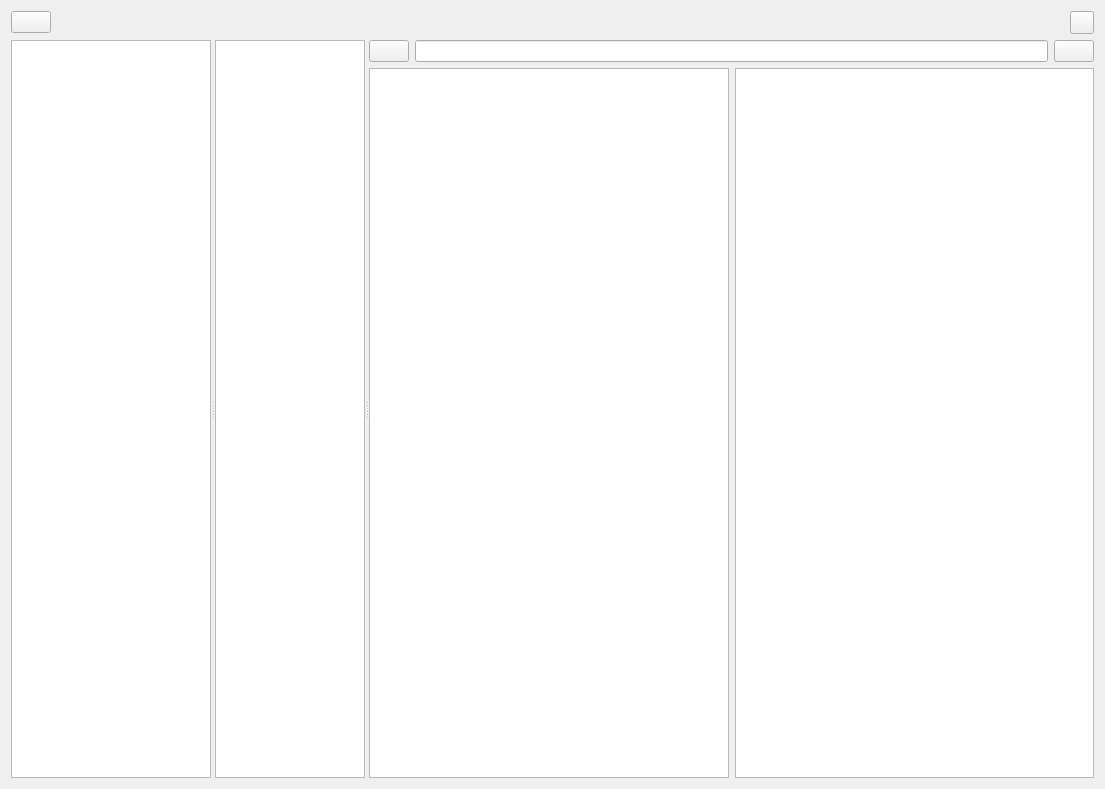
<?xml version="1.0" encoding="UTF-8"?>
<ui version="4.0">
 <class>Form_note</class>
 <widget class="QWidget" name="Form_note">
  <property name="geometry">
   <rect>
    <x>0</x>
    <y>0</y>
    <width>1105</width>
    <height>789</height>
   </rect>
  </property>
  <property name="sizePolicy">
   <sizepolicy hsizetype="Preferred" vsizetype="Preferred">
    <horstretch>0</horstretch>
    <verstretch>0</verstretch>
   </sizepolicy>
  </property>
  <property name="windowTitle">
   <string>笔记</string>
  </property>
  <layout class="QVBoxLayout" name="verticalLayout_2">
   <item>
    <layout class="QHBoxLayout" name="horizontalLayout" stretch="0,1,0">
     <item>
      <widget class="QPushButton" name="pushButton_update">
       <property name="text">
        <string/>
       </property>
       <property name="iconSize">
        <size>
         <width>16</width>
         <height>16</height>
        </size>
       </property>
      </widget>
     </item>
     <item>
      <spacer name="verticalSpacer">
       <property name="orientation">
        <enum>Qt::Horizontal</enum>
       </property>
       <property name="sizeType">
        <enum>QSizePolicy::Minimum</enum>
       </property>
       <property name="sizeHint" stdset="0">
        <size>
         <width>0</width>
         <height>0</height>
        </size>
       </property>
      </spacer>
     </item>
     <item>
      <widget class="QToolButton" name="toolButton_config">
       <property name="text">
        <string/>
       </property>
      </widget>
     </item>
    </layout>
   </item>
   <item>
    <widget class="QSplitter" name="splitter_2">
     <property name="orientation">
      <enum>Qt::Horizontal</enum>
     </property>
     <property name="childrenCollapsible">
      <bool>false</bool>
     </property>
     <widget class="QSplitter" name="splitter">
      <property name="orientation">
       <enum>Qt::Horizontal</enum>
      </property>
      <property name="childrenCollapsible">
       <bool>false</bool>
      </property>
      <widget class="QTreeWidget" name="treeWidget_tree">
       <property name="minimumSize">
        <size>
         <width>10</width>
         <height>0</height>
        </size>
       </property>
       <property name="maximumSize">
        <size>
         <width>200</width>
         <height>16777215</height>
        </size>
       </property>
       <property name="sizeIncrement">
        <size>
         <width>0</width>
         <height>0</height>
        </size>
       </property>
       <property name="baseSize">
        <size>
         <width>0</width>
         <height>0</height>
        </size>
       </property>
       <property name="contextMenuPolicy">
        <enum>Qt::CustomContextMenu</enum>
       </property>
       <attribute name="headerVisible">
        <bool>false</bool>
       </attribute>
       <column>
        <property name="text">
         <string notr="true">1</string>
        </property>
       </column>
      </widget>
      <widget class="QListWidget" name="listWidget_list">
       <property name="minimumSize">
        <size>
         <width>10</width>
         <height>0</height>
        </size>
       </property>
       <property name="maximumSize">
        <size>
         <width>150</width>
         <height>16777215</height>
        </size>
       </property>
       <property name="contextMenuPolicy">
        <enum>Qt::CustomContextMenu</enum>
       </property>
       <property name="isWrapping" stdset="0">
        <bool>true</bool>
       </property>
       <property name="resizeMode">
        <enum>QListView::Adjust</enum>
       </property>
       <property name="spacing">
        <number>10</number>
       </property>
      </widget>
     </widget>
     <widget class="QWidget" name="layoutWidget">
      <layout class="QVBoxLayout" name="verticalLayout">
       <item>
        <layout class="QHBoxLayout" name="horizontalLayout_3">
         <item>
          <widget class="QPushButton" name="pushButton_save">
           <property name="text">
            <string/>
           </property>
           <property name="iconSize">
            <size>
             <width>20</width>
             <height>20</height>
            </size>
           </property>
          </widget>
         </item>
         <item>
          <widget class="QLineEdit" name="lineEdit_title">
           <property name="readOnly">
            <bool>true</bool>
           </property>
          </widget>
         </item>
         <item>
          <widget class="QPushButton" name="pushButton_addpicture">
           <property name="text">
            <string/>
           </property>
           <property name="iconSize">
            <size>
             <width>20</width>
             <height>20</height>
            </size>
           </property>
          </widget>
         </item>
        </layout>
       </item>
       <item>
        <layout class="QHBoxLayout" name="horizontalLayout_2">
         <item>
          <widget class="QPlainTextEdit" name="plainTextEdit_markdown">
           <property name="enabled">
            <bool>true</bool>
           </property>
           <property name="sizeAdjustPolicy">
            <enum>QAbstractScrollArea::AdjustToContents</enum>
           </property>
          </widget>
         </item>
         <item>
          <widget class="QTextEdit" name="textEdit_show">
           <property name="readOnly">
            <bool>true</bool>
           </property>
           <property name="overwriteMode">
            <bool>true</bool>
           </property>
          </widget>
         </item>
        </layout>
       </item>
      </layout>
     </widget>
    </widget>
   </item>
  </layout>
 </widget>
 <tabstops>
  <tabstop>treeWidget_tree</tabstop>
  <tabstop>listWidget_list</tabstop>
  <tabstop>lineEdit_title</tabstop>
  <tabstop>plainTextEdit_markdown</tabstop>
  <tabstop>textEdit_show</tabstop>
  <tabstop>pushButton_update</tabstop>
  <tabstop>pushButton_save</tabstop>
  <tabstop>pushButton_addpicture</tabstop>
 </tabstops>
 <resources/>
 <connections/>
</ui>
